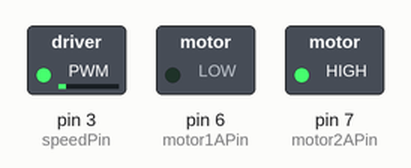
Simulated run of this sketch. Board: Arduino Uno, built with avr-gcc and run on an emulated ATmega328P. On the bench: switched loads named in the sketch (green lamp = pin HIGH).

Above: at 0.05 s.
At 10.0 s:
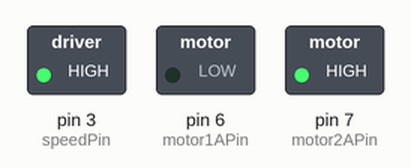
Timing chart, 0 to 11.5 s (numbered marks = the images above):
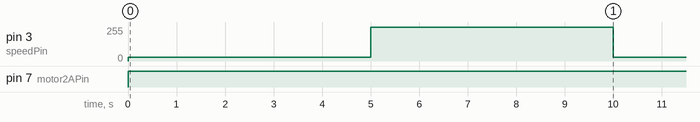

Measured:
- by itself, pin 3 (speedPin): alternates 255/255 for 5.0 s and 30/255 for 5.0 s
- by itself, pin 7 (motor2APin): LOW → HIGH at 0.00 s

The sketch:

motor_HIGHLOW.ino
```cpp
int speedPin = 3; // H-bridge enable pin for speed control
int motor1APin = 6; // H-bridge leg 1
int motor2APin = 7; // H-bridge leg 2

int speed_value_motor1; // value for motor speed
void setup() {
 // set digital i/o pins as outputs:
 pinMode(speedPin, OUTPUT);
 pinMode(motor1APin, OUTPUT);
 pinMode(motor2APin, OUTPUT);
}
void strength(int speed_num){
  digitalWrite(motor1APin, LOW); // set leg 1 of the H-bridge low
 digitalWrite(motor2APin, HIGH); // set leg 2 of the H-bridge high
 speed_value_motor1 = speed_num; // half speed
 analogWrite(speedPin, speed_value_motor1);
}

void loop() {
 strength(30);
 delay(5000);
 strength(255);
 delay(5000);
}
```
